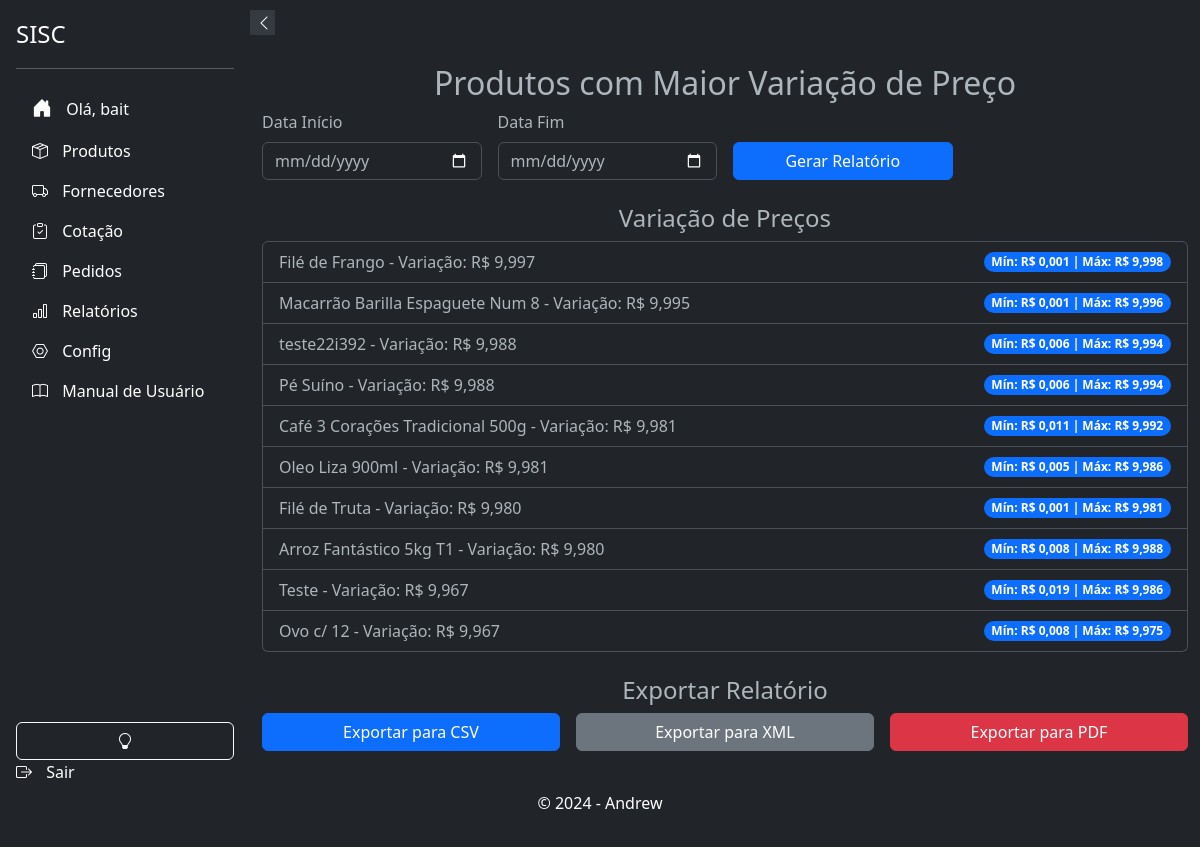
Page /relatorios/produtos-maior-variacao-preco/ (signed in) on the committed database.
### products/models.py (models this page shows, shortened)
class Product(models.Model):
    UNIDADE_CHOICES = (
        ('mm', 'Milímetro'),
        ('cm', 'Centímetro'),
        ('m', 'Metro'),
    )
    UNIDADE_DE_MEDIDA_CHOICES = [
        ('Kg', 'Quilo'),
        ('Dp', 'Display'),
        ('Un', 'Unidade'),
        ('Cx', 'Caixa'),
        ('Fd', 'Fardo'),
        ('Pct', 'Pacote'),
        ('Sch', 'Sache'),
        ('Tp', 'Take Profit'),
    ]
    id = models.AutoField(primary_key=True)
    ean = models.CharField(max_length=13, unique=True, blank=True, null=True)
    sku = models.CharField("SKU", max_length=255, unique=True, blank=True, null=True)
    name = models.CharField(max_length=255)
    brand = models.ForeignKey(Brand, on_delete=models.PROTECT, related_name='products', blank=True, null=True)
    product_line = models.ForeignKey(ProductLine, on_delete=models.PROTECT, related_name='products', blank=True, null=True)
    department = models.ForeignKey(Departamento, on_delete=models.PROTECT, related_name='products', blank=True, null=True)
    category = models.ForeignKey(Category, on_delete=models.PROTECT, related_name='products', blank=True, null=True)
    subcategory = models.ForeignKey(Subcategory, on_delete=models.PROTECT, related_name='products', blank=True, null=True)
    status = models.BooleanField(default=True)
    photo = models.ImageField(upload_to='products/', blank=True, null=True)
    notas = models.TextField("Notas", blank=True, null=True)
    descricao = models.TextField(_("Descrição"), max_length=50, blank=True)
    preco_de_custo = models.DecimalField(_("Preço de Custo"), max_digits=10, decimal_places=3, blank=True, null=True)
    altura_embalagem = models.DecimalField(max_digits=10, decimal_places=3, blank=True, null=True, verbose_name='Altura da Embalagem')
    largura_embalagem = models.DecimalField(max_digits=10, decimal_places=3, blank=True, null=True, verbose_name='Largura da Embalagem')
    comprimento_embalagem = models.DecimalField(max_digits=10, decimal_places=3, blank=True, null=True, verbose_name='Comprimento da Embalagem')
    espessura_embalagem = models.DecimalField(max_digits=10, decimal_places=3, blank=True, null=True, verbose_name='Espessura da Embalagem')
    raio_embalagem = models.DecimalField(max_digits=10, decimal_places=3, blank=True, null=True, verbose_name='Raio da Embalagem')
    unidade_altura = models.CharField(max_length=2, choices=UNIDADE_CHOICES, blank=True, null=True, verbose_name='Unidade de Medida Altura')
    unidade_largura = models.CharField(max_length=2, choices=UNIDADE_CHOICES, blank=True, null=True, verbose_name='Unidade de Medida Largura')
    unidade_comprimento = models.CharField(max_length=2, choices=UNIDADE_CHOICES, blank=True, null=True, verbose_name='Unidade de Medida Comprimento')
    unidade_espessura = models.CharField(max_length=2, choices=UNIDADE_CHOICES, blank=True, null=True, verbose_name='Unidade de Medida Espessura')
    unidade_raio = models.CharField(max_length=2, choices=UNIDADE_CHOICES, blank=True, null=True, verbose_name='Unidade de Medida Raio')
    unidade_de_medida = models.CharField(_("Unidade de Medida"), max_length=50, blank=True, null=True, choices=UNIDADE_DE_MEDIDA_CHOICES)
    quantidade_por_volume = models.PositiveIntegerField(blank=True, null=True, verbose_name='Quantidade por Volume')
    data_de_validade = models.DateField(_("Data de Validade"), blank=True, null=True)
    history = HistoricalRecords()

### relatorios/views.py (the view, shortened to what this page needs)
# urls.py: path('produtos-maior-variacao-preco/', ProdutosMaiorVariacaoPrecoView.as_view(), name='produtos_maior_variacao_preco'),
@method_decorator(login_required(login_url=''), name='dispatch')
class ProdutosMaiorVariacaoPrecoView(TemplateView):
    template_name = 'relatorios/produtos_maior_variacao_preco.html'
    def get(self, request):
        data_inicio = request.GET.get('data_inicio')
        data_fim = request.GET.get('data_fim')
        if data_inicio and data_fim:
            historico_precos = ProductPriceHistory.objects.filter(date__gte=data_inicio, date__lte=data_fim)
        else:
            historico_precos = ProductPriceHistory.objects.all()
        variacao_precos = historico_precos.values('product__name').annotate(
            preco_minimo=Min('price'), preco_maximo=Max('price')
        ).annotate(variacao=F('preco_maximo') - F('preco_minimo')).order_by('-variacao')[:10]
        context = {
            'variacao_precos': variacao_precos,
        }
        return render(request, self.template_name, context)

### relatorios/templates/relatorios/produtos_maior_variacao_preco.html (shortened to what this page needs)
{% extends 'base.html' %}
{% block content %}
<div class="container my-4">
    <h2 class="text-center">Produtos com Maior Variação de Preço</h2>
    <form method="get" class="row g-3">
        <div class="col-md-3">
            <label for="data_inicio" class="form-label">Data Início</label>
            <input type="date" id="data_inicio" name="data_inicio" class="form-control" required>
        </div>
        <div class="col-md-3">
            <label for="data_fim" class="form-label">Data Fim</label>
            <input type="date" id="data_fim" name="data_fim" class="form-control" required>
        </div>
        <div class="col-md-3 d-flex align-items-end">
            <button type="submit" class="btn btn-primary w-100">Gerar Relatório</button>
        </div>
    </form>
    <div class="row mt-4">
        <div class="col-md-12">
            <h4 class="text-center">Variação de Preços</h4>
            <ul class="list-group">
                {% for produto in variacao_precos %}
                <li class="list-group-item d-flex justify-content-between align-items-center">
                    {{ produto.product__name }} - Variação: R$ {{ produto.variacao|floatformat:3 }}
                    <span class="badge bg-primary rounded-pill">
                        Mín: R$ {{ produto.preco_minimo|floatformat:3 }} | Máx: R$ {{ produto.preco_maximo|floatformat:3 }}
                    </span>
                </li>
                {% endfor %}
            </ul>
        </div>
    </div>
    <div class="row mt-4">
        <div class="col-md-12">
            <h4 class="text-center">Exportar Relatório</h4>
            <form method="post" class="row g-3">
                <div class="col-md-4">
                    <button type="submit" name="formato" value="csv" class="btn btn-primary w-100">Exportar para CSV</button>
                </div>
                <div class="col-md-4">
                    <button type="submit" name="formato" value="xml" class="btn btn-secondary w-100">Exportar para XML</button>
                </div>
                <div class="col-md-4">
                    <button type="submit" name="formato" value="pdf" class="btn btn-danger w-100">Exportar para PDF</button>
                </div>
            </form>
        </div>
    </div>
</div>
{% endblock %}

### app/templates/components/_sidebar.html (shortened to what this page needs)
<!DOCTYPE html>
<html>
<head>
    <link href="https://cdn.jsdelivr.net/npm/bootstrap@5.3.0-alpha3/dist/css/bootstrap.min.css" rel="stylesheet">
    <link rel="stylesheet" href="https://cdn.jsdelivr.net/npm/bootstrap-icons@1.10.5/font/bootstrap-icons.css">
</head>
<body>
    <div class="sidebar d-flex flex-column flex-shrink-0 p-3 text-white bg-dark" id="sidebar">
        <button class="sidebar-toggle" onclick="toggleSidebar()">
            <i id="sidebar-toggle-icon" class="bi bi-chevron-left"></i>
        </button>
        <a href="#" class="d-flex align-items-center mb-3 mb-md-0 me-md-auto text-white text-decoration-none">
            <span class="fs-4">SISC</span>
        </a>
        <hr>
        {% if user.is_authenticated %}
            <ul class="nav nav-pills flex-column mb-auto">
                <li class="nav-item">
                    <a href="{% url 'accounts:home' %}" class="nav-link text-white" aria-current="page">
                        <i class="bi bi-house-door-fill fs-5"></i>
                        <span>Olá, {{ user.username }}</span>
                    </a>
                </li>
                <li>
                    <a href="{% url 'products:products_list' %}" class="nav-link text-white">
                        <i class="bi bi-box-seam"></i>
                        <span>Produtos</span>
                    </a>
                </li>
                <li>
                    <a href="{% url 'suppliers:supplier_list' %}" class="nav-link text-white">
                        <i class="bi bi-truck "></i>
                        <span>Fornecedores</span>
                    </a>
                </li>
                <li>
                    <a href="{% url 'cotacao:cotacao_list' %}" class="nav-link text-white">
                        <i class="bi bi-clipboard-check"></i>
                        <span>Cotação</span>
                    </a>
                </li>
                <li>
                    <a href="{% url 'respostas:listar_pedidos' %}" class="nav-link text-white">
                        <i class="bi bi-journals"></i>
                        <span>Pedidos</span>
                    </a>
                </li>
                <li>
                    <a href="{% url 'relatorios:gerar_relatorios' %}" class="nav-link text-white">
                        <i class="bi bi-bar-chart"></i>
                        <span>Relatórios</span>
                    </a>
                </li>
                <li>
                    <a href="{% url 'admin:index' %}" class="nav-link text-white">
                        <i class="bi bi-nut"></i>
                        <span>Config</span>
                    </a>
                </li>
                <li>
                    <a href="{% url 'relatorios:manual_usuario' %}" class="nav-link text-white">
                        <i class="bi bi-book"></i>
                        <span>Manual de Usuário</span>
                    </a>
                </li>
            <br>
            </ul>
            <button class="btn btn-outline-light" onclick="toggleTheme()">
                <i id="theme-toggle-icon" class="bi bi-lightbulb-fill"></i>
            </button>
            <a href="{% url 'accounts:logout' %}" class="nav-link text-white">
                <i class="bi bi-box-arrow-right"></i>
                <span>Sair</span>
            </a>
        {% else %}
            <a href="{% url 'accounts:login' %}" class="nav-link text-white">
                <i class="bi bi-box-arrow-in-right"></i>
                <span>Login</span>
            </a>
        {% endif %}
    </div>
</body>
</html>

### app/templates/base.html (style rules this page uses)
body, html { height: 100%; margin: 0; display: flex; flex-direction: column; }

### app/templates/components/_sidebar.html (style rules this page uses)
.sidebar { width: 250px; height: 100vh; position: fixed; top: 0; left: 0; background-color: #343a40; transition: all 0.3s; z-index: 1000; }
.sidebar .nav-link { white-space: nowrap; overflow: hidden; text-overflow: ellipsis; }
.sidebar .nav-link i { margin-right: 10px; }
.sidebar-toggle { position: absolute; top: 10px; right: -25px; width: 25px; height: 25px; background-color: #343a40; border: none; color: white; cursor: pointer; z-index: 1100; }

### rows in the picture
Product: product__name "Filé de Frango", variacao "9,997", preco_minimo "0,001", preco_maximo "9,998"
Product: product__name "Macarrão Barilla Espaguete Num 8", variacao "9,995", preco_minimo "0,001", preco_maximo "9,996"
Product: product__name "teste22i392", variacao "9,988", preco_minimo "0,006", preco_maximo "9,994"
Product: product__name "Pé Suíno", variacao "9,988", preco_minimo "0,006", preco_maximo "9,994"
Product: product__name "Café 3 Corações Tradicional 500g", variacao "9,981", preco_minimo "0,011", preco_maximo "9,992"
Product: product__name "Oleo Liza 900ml", variacao "9,981", preco_minimo "0,005", preco_maximo "9,986"
Product: product__name "Filé de Truta", variacao "9,980", preco_minimo "0,001", preco_maximo "9,981"
Product: product__name "Arroz Fantástico 5kg T1", variacao "9,980", preco_minimo "0,008", preco_maximo "9,988"
Product: product__name "Ovo c/ 12", variacao "9,967", preco_minimo "0,008", preco_maximo "9,975"

### other values in the picture
{{ user.username }} "bait"
{{ produto.product__name }} "Teste"
{{ produto.variacao|floatformat:3 }} "9,967"
{{ produto.preco_minimo|floatformat:3 }} "0,019"
{{ produto.preco_maximo|floatformat:3 }} "9,986"
